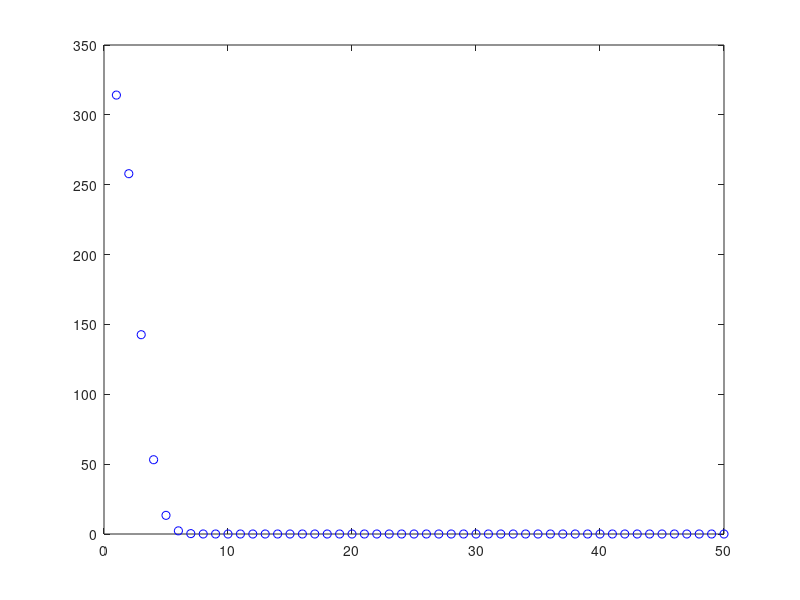

The MATLAB script that drew this image:
% CERM_Lab_151121
% Exercise 2

clc
clear all
close all
format long



%%%%%%%%%%%%%%%% Comments %%%%%%%%%%%%%%%%
% If we use fourier series to approximate a regular function, the error
% will go to zero extremely fast, so fast that there won't be a constant
% number for the value of empirical estimate of the convergence order 



N1 = 100;
N2 = 50;
L = 10;
h1 = L / N1;
h2 = L / N2;
m1 = 24; 

nmode1 = m1;

x1 = [0 : h1 : L-h1]';
x2 = [0 : h2 : L-h2]';



            % Keep one of these pair of functions uncommented to calculate
            % on, and keep others commented to be neglected by the program.

% Pair 1
% y1 = exp(-abs((x1 - L/2) / (L/20)) );
% y1_2=exp(-abs((x2 - L/2) / (L/20)) );


% Pair 2
y1 = exp( -((x1 - L/2) / (L/10)).^2);
y1_2 = exp( -((x2 - L/2) / (L/10)).^2);


% Pair 3
% y1 = exp( -abs((x1 - L/2) / (L/20)) );
% y1_2 = exp( -abs((x2 - L/2) / (L/20)) );


                    % Comment
                    % here that we are adding noise to the function, it is
                    % not derivable anymore 



% Pair 4
% y1 = exp( -((x1 - L/2) / (L/10)).^2) + 0.001 * randn(N1, 1);
% y1_2 = exp( -((x2 - L/2) / (L/10)).^2) + 0.001 * randn(N2, 1);


% % Pair 5
% y1 = exp( -((x1 - L/2) / (L/10)) .^2) + 0.1 * randn(N1 ,1);
% y1_2 = exp( -((x2 - L/2) / (L/10)) .^2) + 0.1 * randn(N2 ,1);

yhat1=fft(y1);
yhat1_2=fft(y1_2);

figure(1)
plot([1:N1/2],abs(yhat1(1:N1/2)).^2,'bo')

mask1=ones(N1,1);
mask1(nmode1+2:N1-(nmode1))=0;
mask_2=ones(N2,1);
mask_2(nmode1+2:N2-(nmode1))=0;



yy1=ifft(yhat1.*mask1);
yy1_2=ifft(yhat1_2.*mask_2);


norm_two_1=norm(y1-yy1,2);
norm_inf_1=norm(y1-yy1,inf)


norm_two_1_2=norm(y1_2-yy1_2,2);
norm_inf_1_2=norm(y1_2-yy1_2,inf)


p_emp_y1=-log2(norm_inf_1_2/norm_inf_1)
